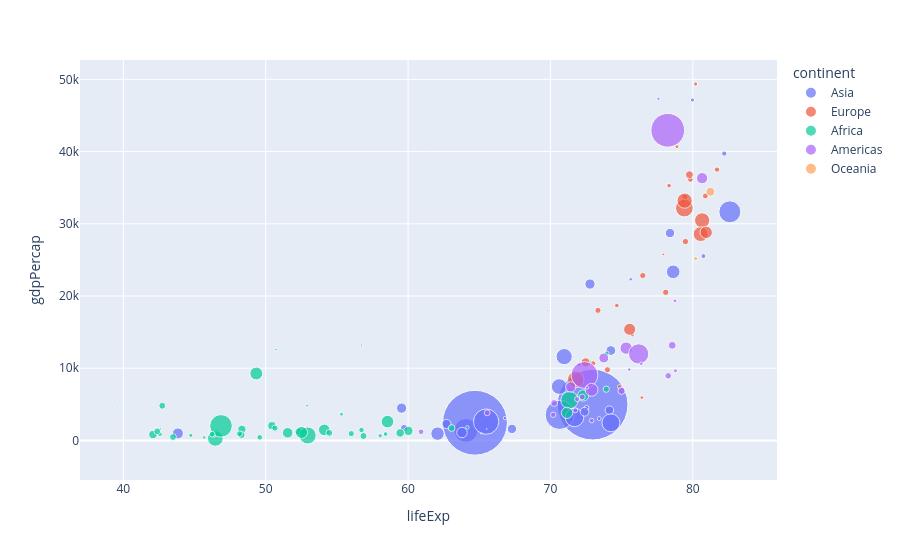

Here is the notebook cell this chart was saved with:
### Code cell
px.scatter(temp_df,x='lifeExp',y='gdpPercap',color='continent',size='pop',size_max=50)
